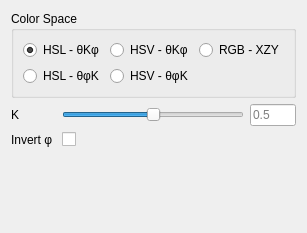
<?xml version="1.0" encoding="UTF-8"?>
<ui version="4.0">
 <class>color_toolbox</class>
 <widget class="QWidget" name="color_toolbox">
  <property name="geometry">
   <rect>
    <x>0</x>
    <y>0</y>
    <width>264</width>
    <height>233</height>
   </rect>
  </property>
  <property name="windowTitle">
   <string>Color Toolbox</string>
  </property>
  <layout class="QGridLayout" name="gridLayout_2">
   <item row="0" column="0" colspan="3">
    <widget class="QGroupBox" name="group_box">
     <property name="title">
      <string>Color Space</string>
     </property>
     <layout class="QGridLayout" name="gridLayout">
      <item row="0" column="0">
       <widget class="QRadioButton" name="radio_button_hsl_1">
        <property name="text">
         <string>HSL - θKφ</string>
        </property>
        <property name="checked">
         <bool>true</bool>
        </property>
       </widget>
      </item>
      <item row="0" column="1">
       <widget class="QRadioButton" name="radio_button_hsv_1">
        <property name="text">
         <string>HSV - θKφ</string>
        </property>
       </widget>
      </item>
      <item row="0" column="2">
       <widget class="QRadioButton" name="radio_button_rgb">
        <property name="text">
         <string>RGB - XZY</string>
        </property>
       </widget>
      </item>
      <item row="1" column="0">
       <widget class="QRadioButton" name="radio_button_hsl_2">
        <property name="text">
         <string>HSL - θφK</string>
        </property>
       </widget>
      </item>
      <item row="1" column="1" colspan="2">
       <widget class="QRadioButton" name="radio_button_hsv_2">
        <property name="text">
         <string>HSV - θφK</string>
        </property>
       </widget>
      </item>
     </layout>
    </widget>
   </item>
   <item row="1" column="0">
    <widget class="QLabel" name="label_k">
     <property name="text">
      <string>K</string>
     </property>
    </widget>
   </item>
   <item row="1" column="1">
    <widget class="QSlider" name="slider_k">
     <property name="sizePolicy">
      <sizepolicy hsizetype="Preferred" vsizetype="Preferred">
       <horstretch>4</horstretch>
       <verstretch>0</verstretch>
      </sizepolicy>
     </property>
     <property name="minimumSize">
      <size>
       <width>0</width>
       <height>0</height>
      </size>
     </property>
     <property name="maximum">
      <number>10000</number>
     </property>
     <property name="singleStep">
      <number>1</number>
     </property>
     <property name="value">
      <number>5000</number>
     </property>
     <property name="orientation">
      <enum>Qt::Horizontal</enum>
     </property>
     <property name="tickPosition">
      <enum>QSlider::NoTicks</enum>
     </property>
     <property name="tickInterval">
      <number>1</number>
     </property>
    </widget>
   </item>
   <item row="1" column="2">
    <widget class="QLineEdit" name="line_edit_k">
     <property name="sizePolicy">
      <sizepolicy hsizetype="Preferred" vsizetype="Preferred">
       <horstretch>1</horstretch>
       <verstretch>0</verstretch>
      </sizepolicy>
     </property>
     <property name="text">
      <string/>
     </property>
     <property name="alignment">
      <set>Qt::AlignLeading|Qt::AlignLeft|Qt::AlignVCenter</set>
     </property>
     <property name="placeholderText">
      <string>0.5</string>
     </property>
    </widget>
   </item>
   <item row="2" column="0">
    <widget class="QLabel" name="label_invert_phi">
     <property name="text">
      <string>Invert φ </string>
     </property>
    </widget>
   </item>
   <item row="2" column="1">
    <widget class="QCheckBox" name="checkbox_invert_k">
     <property name="layoutDirection">
      <enum>Qt::LeftToRight</enum>
     </property>
     <property name="text">
      <string/>
     </property>
     <property name="checked">
      <bool>false</bool>
     </property>
    </widget>
   </item>
   <item row="3" column="0">
    <spacer name="verticalSpacer">
     <property name="orientation">
      <enum>Qt::Vertical</enum>
     </property>
     <property name="sizeHint" stdset="0">
      <size>
       <width>20</width>
       <height>86</height>
      </size>
     </property>
    </spacer>
   </item>
  </layout>
 </widget>
 <tabstops>
  <tabstop>radio_button_hsl_1</tabstop>
  <tabstop>radio_button_hsl_2</tabstop>
  <tabstop>radio_button_hsv_1</tabstop>
  <tabstop>radio_button_hsv_2</tabstop>
  <tabstop>radio_button_rgb</tabstop>
  <tabstop>slider_k</tabstop>
  <tabstop>line_edit_k</tabstop>
  <tabstop>checkbox_invert_k</tabstop>
 </tabstops>
 <resources/>
 <connections/>
</ui>
